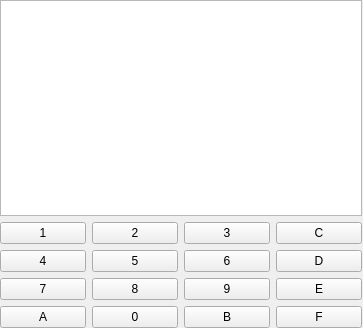
<?xml version="1.0" encoding="UTF-8"?>
<ui version="4.0">
 <class>MainWindow</class>
 <widget class="QMainWindow" name="MainWindow">
  <property name="geometry">
   <rect>
    <x>0</x>
    <y>0</y>
    <width>363</width>
    <height>328</height>
   </rect>
  </property>
  <property name="windowTitle">
   <string>chip8</string>
  </property>
  <widget class="QWidget" name="centralwidget">
   <widget class="QWidget" name="">
    <property name="geometry">
     <rect>
      <x>0</x>
      <y>0</y>
      <width>362</width>
      <height>328</height>
     </rect>
    </property>
    <layout class="QVBoxLayout" name="verticalLayout">
     <item>
      <widget class="QGraphicsView" name="graphicsView"/>
     </item>
     <item>
      <layout class="QGridLayout" name="gridLayout">
       <item row="0" column="0">
        <widget class="QPushButton" name="one_button">
         <property name="text">
          <string>1</string>
         </property>
        </widget>
       </item>
       <item row="0" column="1">
        <widget class="QPushButton" name="two_button">
         <property name="text">
          <string>2</string>
         </property>
        </widget>
       </item>
       <item row="0" column="2">
        <widget class="QPushButton" name="three_button">
         <property name="text">
          <string>3</string>
         </property>
        </widget>
       </item>
       <item row="0" column="3">
        <widget class="QPushButton" name="c_button">
         <property name="text">
          <string>C</string>
         </property>
        </widget>
       </item>
       <item row="1" column="0">
        <widget class="QPushButton" name="four_button">
         <property name="text">
          <string>4</string>
         </property>
        </widget>
       </item>
       <item row="1" column="1">
        <widget class="QPushButton" name="five_button">
         <property name="text">
          <string>5</string>
         </property>
        </widget>
       </item>
       <item row="1" column="2">
        <widget class="QPushButton" name="six_button">
         <property name="text">
          <string>6</string>
         </property>
        </widget>
       </item>
       <item row="1" column="3">
        <widget class="QPushButton" name="d_button">
         <property name="text">
          <string>D</string>
         </property>
        </widget>
       </item>
       <item row="2" column="0">
        <widget class="QPushButton" name="seven_button">
         <property name="text">
          <string>7</string>
         </property>
        </widget>
       </item>
       <item row="2" column="1">
        <widget class="QPushButton" name="eight_button">
         <property name="text">
          <string>8</string>
         </property>
        </widget>
       </item>
       <item row="2" column="2">
        <widget class="QPushButton" name="nine_button">
         <property name="text">
          <string>9</string>
         </property>
        </widget>
       </item>
       <item row="2" column="3">
        <widget class="QPushButton" name="e_button">
         <property name="text">
          <string>E</string>
         </property>
        </widget>
       </item>
       <item row="3" column="0">
        <widget class="QPushButton" name="a_button">
         <property name="text">
          <string>A</string>
         </property>
        </widget>
       </item>
       <item row="3" column="1">
        <widget class="QPushButton" name="zero_button">
         <property name="text">
          <string>0</string>
         </property>
        </widget>
       </item>
       <item row="3" column="2">
        <widget class="QPushButton" name="b_button">
         <property name="text">
          <string>B</string>
         </property>
        </widget>
       </item>
       <item row="3" column="3">
        <widget class="QPushButton" name="f_button">
         <property name="text">
          <string>F</string>
         </property>
        </widget>
       </item>
      </layout>
     </item>
    </layout>
   </widget>
  </widget>
 </widget>
 <resources/>
 <connections/>
</ui>
